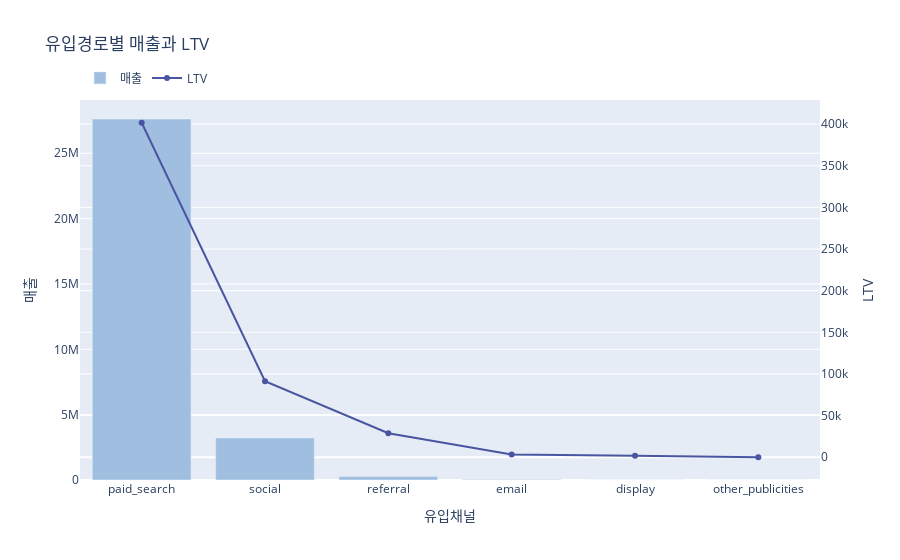

Notebook source saved alongside this figure:
### Code cell
df_combined_tmp = result[['origin','payment_value','평균판매금액','평균고객수명','평균판매빈도','LTV']].sort_values('payment_value',ascending=False).reset_index(drop=True).set_index('origin')
df_combined_tmp2 = df_combined_tmp[df_combined_tmp.index!='organic_search']

# plotly 그래프 생성
fig = go.Figure()

# 막대 그래프 추가 (primary y-axis: Sales Value)
fig.add_trace(go.Bar(
    x=df_combined_tmp2.index, 
    y=df_combined_tmp2['payment_value'], 
    name='매출',
    marker_color='#A0BFE0',
))

# 라인2 그래프 추가 (secondary y-axis: Number of Sellers)
fig.add_trace(go.Scatter(
    x=df_combined_tmp2.index, 
    y=df_combined_tmp2['LTV'], 
    name='LTV',
    yaxis='y2',  # secondary y-axis
    mode='lines+markers',
    line=dict(color='#4A55A2')
))

# 레이아웃 설정
fig.update_layout(
    title = '유입경로별 매출과 LTV',
    yaxis=dict(
        title='매출',
    ),
    yaxis2=dict(
        title='LTV',
        overlaying='y',
        side='right'
    ),

    legend=dict(
        orientation="h",
        yanchor="bottom",
        y=1.02,
        xanchor="left",
        x=0
    )
)
# x축 레이블 변경
fig.update_xaxes(title_text='유입채널')
fig.show()

### Figure 1 — Plotly figure (JSON) as saved in the notebook; plotly's stock layout.template omitted (floating-point values rounded to 4 significant figures)
{"data": [{"marker": {"color": "#A0BFE0"}, "name": "매출", "type": "bar", "x": ["paid_search", "social", "referral", "email", "display", "other_publicities"], "y": [27620000.0, 3215000.0, 268819, 44160.0, 6528.0, 0]}, {"line": {"color": "#4A55A2"}, "mode": "lines+markers", "name": "LTV", "type": "scatter", "x": ["paid_search", "social", "referral", "email", "display", "other_publicities"], "y": [401700.0, 91360.0, 28770.0, 3251.0, 1909.0, 0], "yaxis": "y2"}], "layout": {"legend": {"orientation": "h", "x": 0, "xanchor": "left", "y": 1.02, "yanchor": "bottom"}, "title": {"text": "유입경로별 매출과 LTV"}, "xaxis": {"title": {"text": "유입채널"}}, "yaxis": {"title": {"text": "매출"}}, "yaxis2": {"overlaying": "y", "side": "right", "title": {"text": "LTV"}}}}
